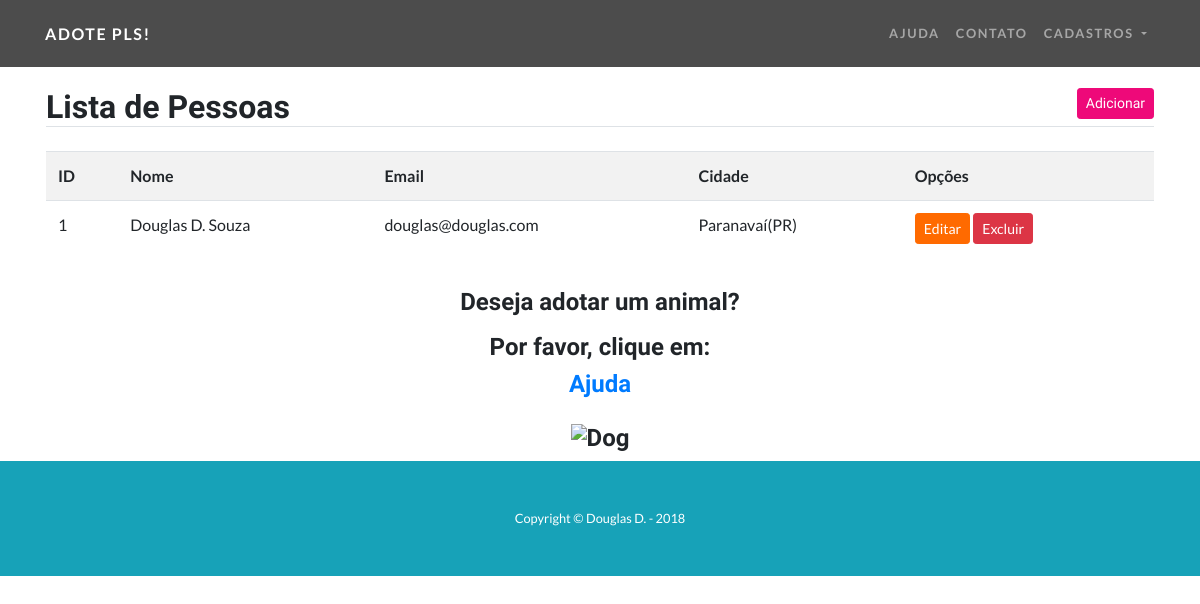
The page /listar/pessoas/ on the database its author committed.
### animais/models.py (models this page shows, shortened)
class Pessoa(models.Model):
    nome = models.CharField(max_length=50, help_text='Nome completo')
    email = models.CharField(max_length=50)
    nascimento = models.DateField('Data de Nascimento')
    cidade = models.ForeignKey(Cidade, on_delete=models.CASCADE)

class Cidade(models.Model):
    nome = models.CharField(max_length=50)
    estado = models.CharField(max_length=2, help_text='Informe apenas a sigla')
    def __str__(self):
        return self.nome + '(' + self.estado + ')'

### animais/views.py (the view)
# urls.py: path('listar/pessoas/', PessoaList.as_view(), name="listar-pessoas"),
class PessoaList(ListView):
    model = Pessoa
    template_name = 'pessoa_list.html'

### animais/templates/pessoa_list.html (shortened to what this page needs)
{% extends 'modelo.html' %}
{% block conteudo %}
<div class="container">
  <div class="row mt-5">
    <div class="col-sm p-3 mt-4">
      <h2 class="border-bottom">
        Lista de Pessoas
        <a href="{% url 'inserir-pessoa' %}" class="float-right btn btn-primary btn-sm">
          Adicionar
        </a>
      </h2>
      <table class="table table-striped mt-4">
        <tr>
          <th>ID</th>
          <th>Nome</th>
          <th>Email</th>
          <th>Cidade</th>
          <th>Opções</th>
        </tr>
        {% for pessoa in object_list %}
          <tr>
            <td>{{pessoa.id}}</td>
            <td>{{pessoa.nome}}</td>
            <td>{{pessoa.email}}</td>
            <td>{{pessoa.cidade}}</td>
            <td>
              <a href="{% url 'editar-pessoa' pessoa.id %}" class="btn btn-secondary btn-sm">
                Editar
              </a>
              <a href="{% url 'excluir-pessoa' pessoa.id %}" class="btn btn-danger btn-sm">
                Excluir
              </a>
            </td>
          </tr>
        {% empty %}
            <tr>
              <td colspan="3">Nenhuma cidade cadastrada!</td>
            </tr>
        {% endfor %}
      </table>
    </div>
  </div>
</div>
{% endblock %}

### static/css/one-page-wonder.css (style rules this page uses)
body { font-family: 'Lato'; }
h1, h2, h3, h4, h5, h6 { font-family: 'Catamaran'; font-weight: 800 !important; }
.btn-primary { background-color: #ee0979; border-color: #ee0979; }
.btn-secondary { background-color: #ff6a00; border-color: #ff6a00; }

### rows shown on the page
Pessoa: id "1", nome "Douglas D. Souza", email "douglas@douglas.com", cidade "Paranavaí(PR)"
